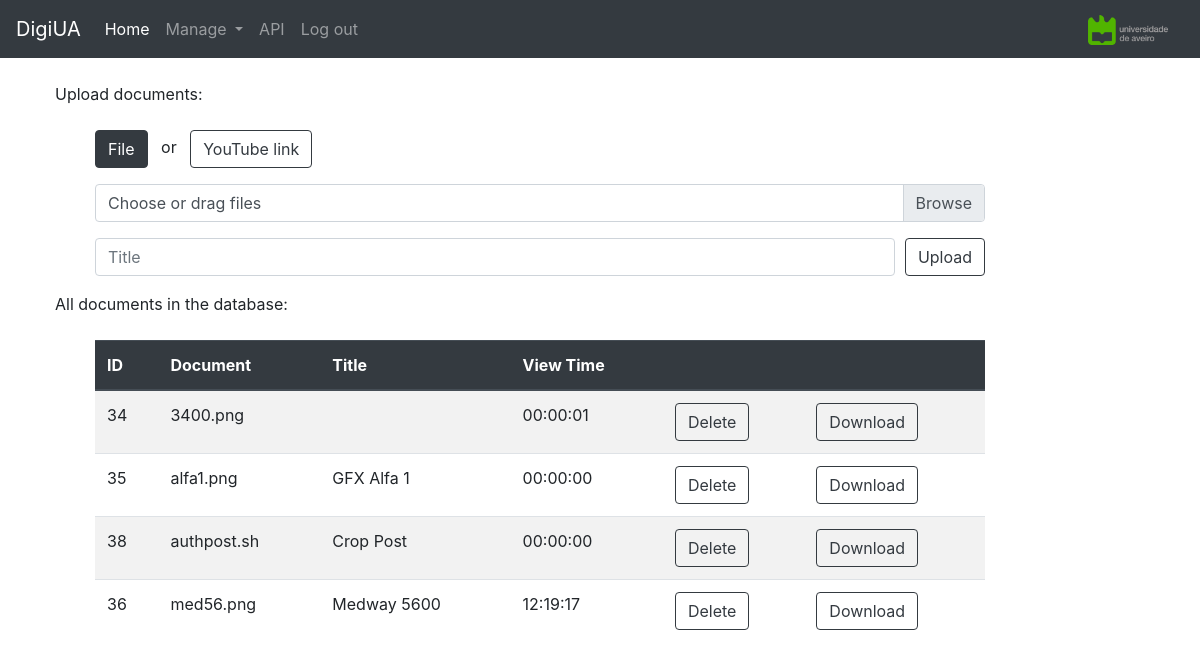
The app's page / (signed in), older data.
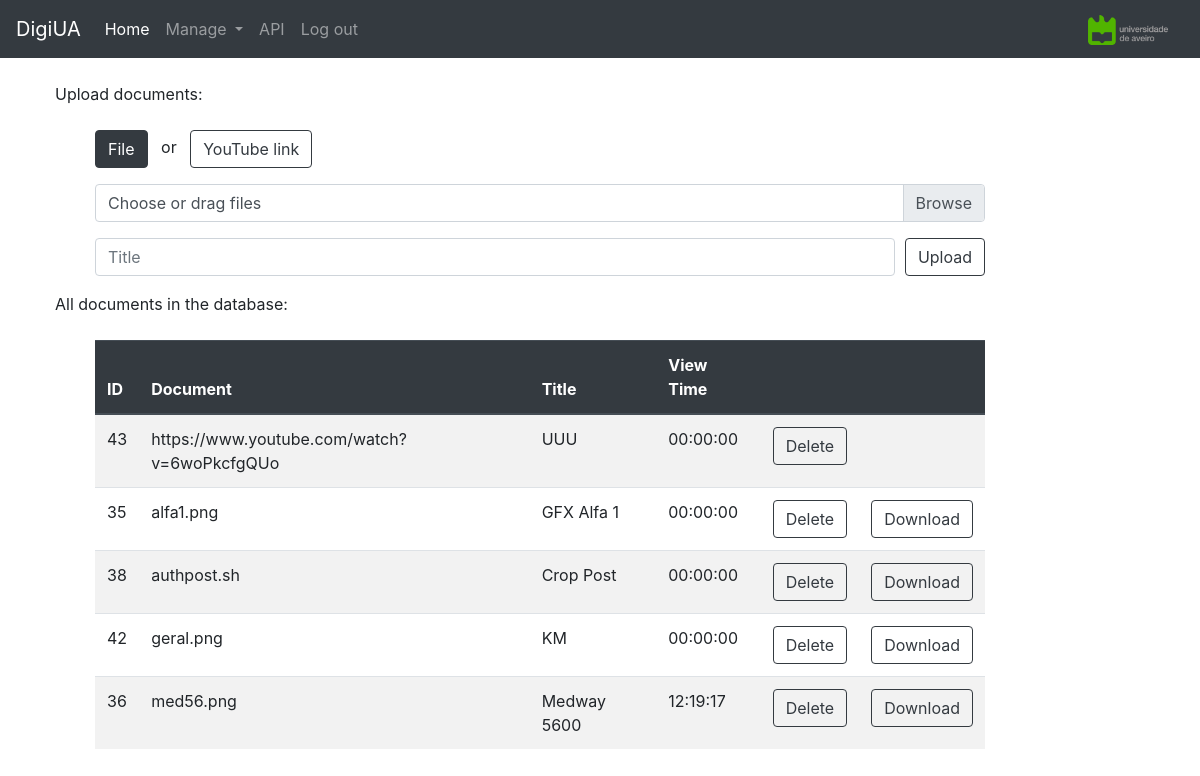
The same page, newer data.
### dashboard/models.py (models this page shows, shortened)
class Document(models.Model):
    created = models.DateTimeField(auto_now_add=True)
    docfile = models.FileField(upload_to='media')
    docname = models.CharField(max_length=100, blank=True, default='')
    title = models.CharField(max_length=100, blank=True, default='')
    downloadlink = models.URLField(editable=False, default='')
    youtubelink = models.URLField(default='')
    viewtime = models.PositiveIntegerField(default=0)
    class Meta:
        ordering = ['docfile']
    @property
    def pretty_viewtime(self):
        return time.strftime('%H:%M:%S', time.gmtime(self.viewtime))

### dashboard/views.py (the view, shortened to what this page needs)
# urls.py: path('', views.index, name='index'),
def index(request):
	if request.user.is_authenticated:
		form = UploadFileForm()
		documents = Document.objects.all()
		context = {'documents': documents, 'form': form}
		return render(request, 'index.html', context)
	return redirect('/api-auth/login/?next=/')

### dashboard/forms.py
class UploadFileForm(forms.Form):
    title = forms.CharField(label='Title', required=False, max_length=100)
    docfile = forms.FileField(label='Insert file', required=False, widget=forms.ClearableFileInput(attrs={'multiple': True}))
    youtubelink = forms.URLField(empty_value='', required=False)

### dashboard/templates/index.html (shortened to what this page needs)
{% extends "base_generic.html" %}
{% block content %}
<br />
Upload documents:
<br /><br />
<ul>
  <button id="showFileFormButton" class="btn btn-dark" onclick="showFileForm()">File</button>
  &nbsp;&nbsp;or&nbsp;&nbsp;
  <button id="showYouTubeFormButton" class="btn btn-outline-dark" onclick="showYouTubeForm()">YouTube link</button>
  <form action="{% url 'index' %}" method="POST" enctype="multipart/form-data">
    <div style="display: block;" id="fileform" class="form-group">
      <div class="form-group col-md custom-file">
        <label class="custom-file-label" for="id_docfile">Choose or drag files</label>
      </div>
    </div>
    <div class="form-row">
      <div class="form-group col-md">
        <input class="form-control" type="text" name="title" maxlength="100" placeholder="Title" id="id_title">
      </div>
      <div class="form-group col-auto">
        <input class="btn btn-outline-dark" name="file_upload" type="submit" value="Upload" />
      </div>
    </div>
  </form>
</ul>
{% if documents %}
All documents in the database:
<br /><br />
<ul>
  <table class="table table-striped table-hover">
    <thead class="thead-dark">
      <tr>
        <th scope="col">ID</th>
        <th scope="col">Document</th>
        <th scope="col">Title</th>
        <th scope="col">View Time</th>
        <th scope="col"></th>
        <th scope="col"></th>
      </tr>
    </thead>
    <tbody class="table-striped">
      {% for document in documents %}
      <tr>
        <td>{{ document.id }}</td>
        <td>
          {% if document.youtubelink == '' %}
            {{ document.docname }}
          {% else %}
            {{ document.youtubelink }}
          {% endif %}
        </td>
        <td>{{ document.title }}</td>
        <td>{{ document.pretty_viewtime }}</td>
        {% if document.youtubelink == '' %}
          <td>
            <form action="" method="POST">
              <input class="btn btn-outline-dark" name="doc_delete" type="submit" value="Delete" />
            </form>
          </td>
          <td>
            <form action="" method="POST">
              <input class="btn btn-outline-dark" name="doc_download" type="submit" value="Download" />
            </form>
          </td>
        {% else %}
          <td>
            <form action="" method="POST">
              <input class="btn btn-outline-dark" name="link_delete" type="submit" value="Delete" />
            </form>
          </td>
          <td></td>
        {% endif %}
      </tr>
      {% endfor %}
    </tbody>
  </table>
</ul>
{% else %}
<p>No documents.</p>
{% endif %}
{% endblock %}

Row changes from the older to the newer data that the page shows:
removed Document: id "34", docname "3400.png", pretty_viewtime "00:00:01"
added Document: id "43", youtubelink "https://www.youtube.com/watch?v=6woPkcfgQUo", title "UUU", pretty_viewtime "00:00:00"
added Document: id "42", docname "geral.png", title "KM", pretty_viewtime "00:00:00"
